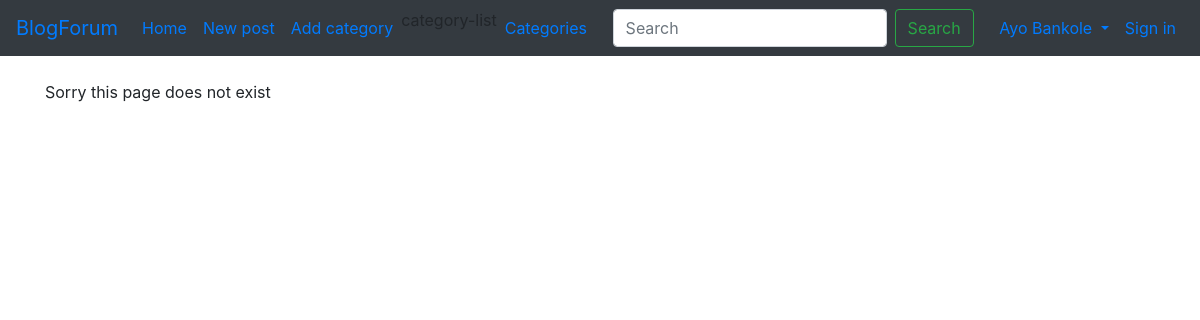
The app's page /category/sports/ (signed in), older data.
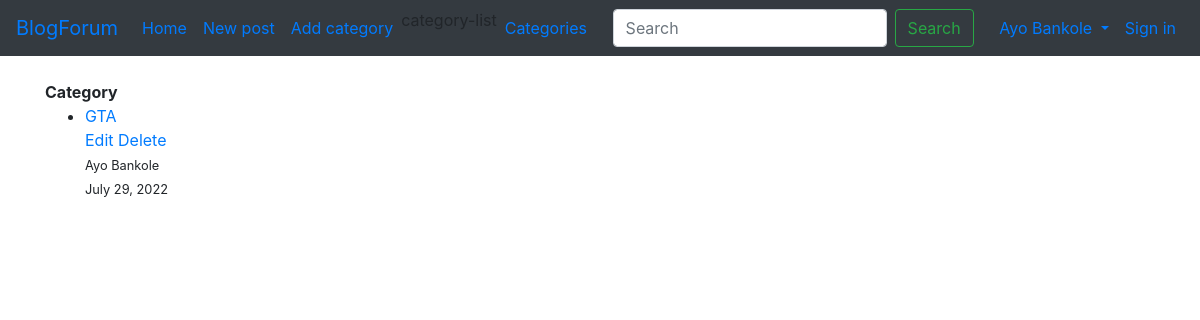
The same page, newer data.
### theblog/models.py (models this page shows, shortened)
class Post(models.Model):
	title = models.CharField(max_length=255)
	title_tag = models.CharField(max_length=255, default="BlogForum")
	header_image = models.ImageField(null=True, blank=True, upload_to="images/")
	author = models.ForeignKey(User, on_delete=models.CASCADE)
	body = RichTextField(blank=True, null=True)
	post_date = models.DateField(auto_now_add=True)
	category = models.CharField(max_length=255, default='entertainment')
	snippet = models.CharField(max_length=255)
	likes = models.ManyToManyField(User, default=None, blank=True, related_name='likes')

### theblog/views.py (the view)
# urls.py: path('category/<str:cats>/', CategoryView, name='category'),
def CategoryView(request, cats):
	category_posts = Post.objects.filter(category=cats.replace('-', ' '))
	return render(request, 'categories.html', {'cats_menu_list':cats.title().replace('-', ' '), 'category_posts' :category_posts})

### theblog/templates/categories.html (shortened to what this page needs)
{% extends 'base.html' %}
{% block content %}
{% if category_posts %}
	<h1><strong>{{ cats }} Category</strong></h1>
	<ul>
	{% for post in category_posts %}
		<li><a href="{% url 'article-detail' post.pk %}">{{ post.title }}</a> <br/>
		{{ post.body|slice:"200"|safe }} <br/>
		{% if user.is_authenticated %}
				<a href="{% url 'update_post' post.pk %}">Edit</a>
				<a href="{% url 'delete_post' post.pk %}">Delete</a> <br/>
			{% endif %}
			<small>{{ post.author.first_name }} {{ post.author.last_name }} <br/>
				{{ post.post_date }}</small>
	{% endfor %}
	</ul>
{% else %}
	<h2>Sorry this page does not exist</h2>
{% endif %}
    {% endblock %}

Row changes from the older to the newer data that the page shows:
added Post: title "GTA", author.first_name "Ayo", author.last_name "Bankole", post_date "July 29, 2022"
Text that changed along with them:
text no longer shown: "Sorry this page does not exist"
text now shown: "Category"
